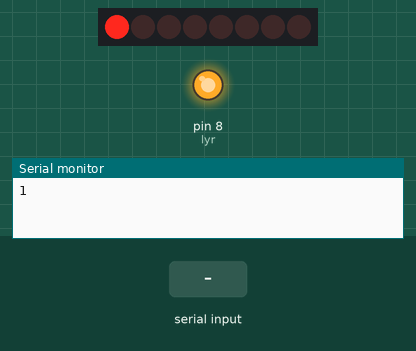
A sketch run on a simulated Arduino Uno, built with avr-gcc and run on an emulated ATmega328P. Parts: 8 shift-register outputs drawn as a row of LEDs (first output left, lit = HIGH), output pins drawn as LEDs (lit = HIGH), the last lines printed to the serial monitor. Wiring (inferred from the names in the program): shift register (74HC595): data pin 11; shift clock pin 12; latch pin 9. Wiring (inferred from the signals the program sends): row of LEDs: on Q0, Q1, Q2, Q3, Q4, Q5, Q6, Q7. The inputs (shaded band) are chosen by the test bench. Pins used as bus, display or sensor lines are not drawn.

Above: at 1.2 s.
1.3 s: "1" received over Serial
At 2.4 s:
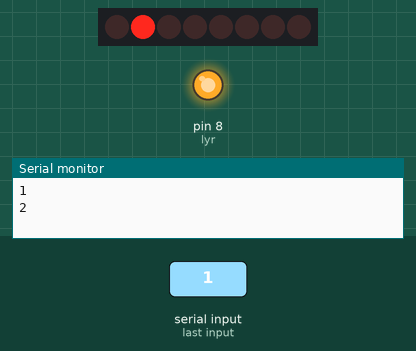
Timing chart, 0 to 4.3 s (numbered marks = the images above; inputs shaded):
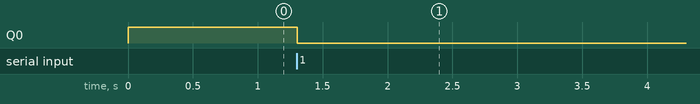

The sketch:

Pin_Finder.ino
```cpp
// This program is designed to help you set the PIN_CONFIGURATION array in constants.h
// For each number in the sequence, record the location of the LED that lights up (if any) and add it
// to the array. To move to the next number, just send something to the Arduino via the serial monitor


#define clk 12
#define dat 11
#define lat 9
#define lyr 8

int c = 0;

void setup() {
  Serial.begin(9600);

  pinMode(clk, OUTPUT);
  pinMode(dat, OUTPUT);
  pinMode(lat, OUTPUT);
  pinMode(lyr, OUTPUT);

  digitalWrite(lyr, HIGH);

  for (int r = 0; r < 6; r++) {
    digitalWrite(lat, LOW);
    shiftOut(dat, clk, LSBFIRST, 0);
    digitalWrite(lat, HIGH);
  }
}

void loop() {
  Serial.println(c + 1);

  digitalWrite(lat, LOW);

  digitalWrite(dat, (c++ == 0 ? HIGH : LOW));
  digitalWrite(clk, HIGH);
  delay(1);
  digitalWrite(clk, LOW);

  digitalWrite(lat, HIGH);

  if (c > 47)
    c = 0;

  // Wait for serial input
  while (!Serial.available()) { delay(10); }
  while(Serial.available()) { Serial.read(); }
}
```

Measured:
- after the input at 1.3 s, Q0: HIGH → LOW at once
